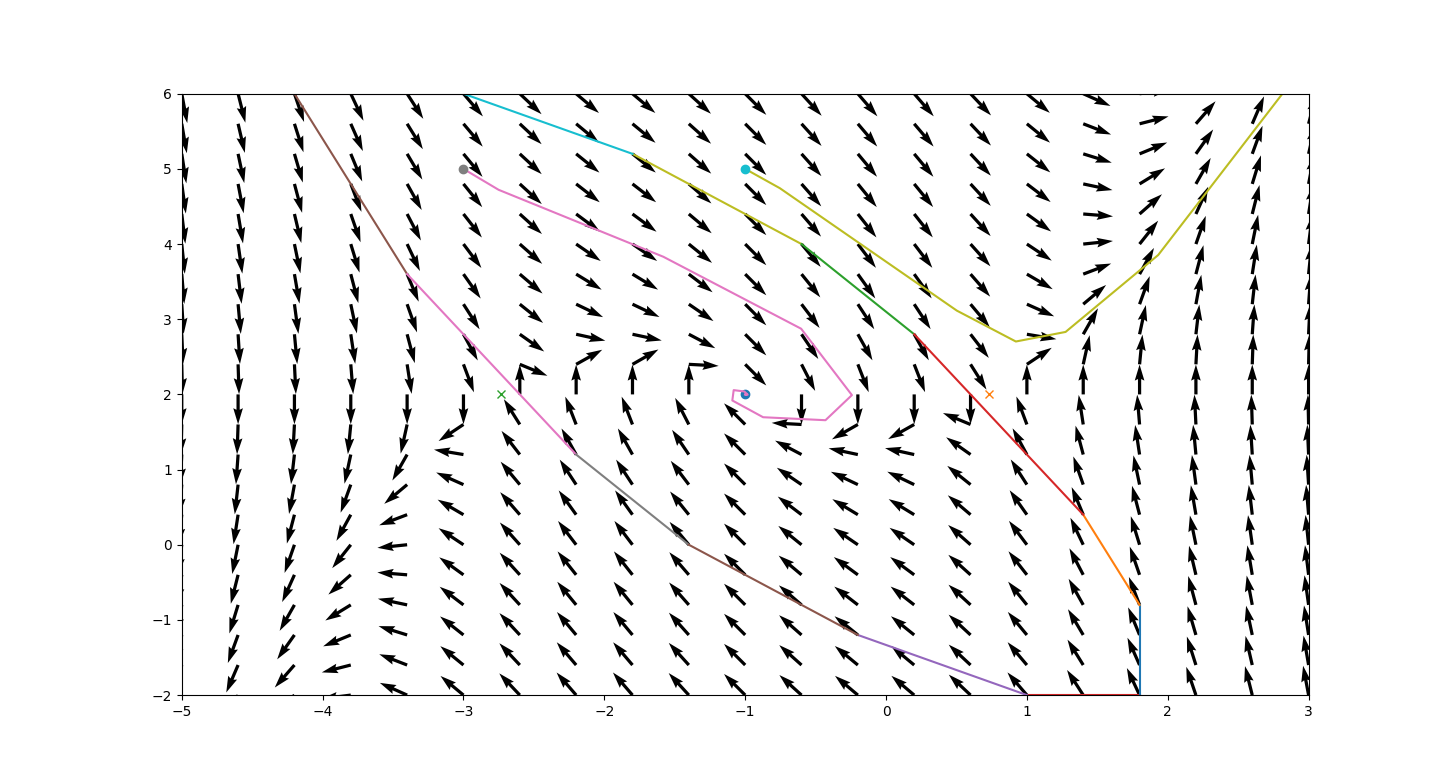

Write the Python code that produced this figure.
# HW1 Problem 5

import numpy as np
import matplotlib.pyplot as plt

# Part C: Plot 2D phase portrait of the system

stable_equilibrium = [-1, 2]

x1_range = [stable_equilibrium[0] - 4, stable_equilibrium[0] + 4]
x2_range = [stable_equilibrium[1] - 4, stable_equilibrium[1] + 4]
x1 = np.linspace(x1_range[0], x1_range[1], 21)
x2 = np.linspace(x2_range[0], x2_range[1], 21)
X1, X2 = np.meshgrid(x1, x2)

x1_dot = X2 - 2
x2_dot = -X1 - X2 + (1/3)*(X1 + 1)**3 + 1

magnitude = np.sqrt(x1_dot**2 + x2_dot**2)
x1_dir = np.divide(x1_dot, magnitude, out=np.zeros_like(x1_dot), where=magnitude != 0)
x2_dir = np.divide(x2_dot, magnitude, out=np.zeros_like(x2_dot), where=magnitude != 0)

plt.quiver(X1, X2, x1_dir, x2_dir)

#plt.quiver(X1, X2, x1_dot, x2_dot)
plt.plot(-1, 2, 'o')
plt.plot(-1 + np.sqrt(3), 2, 'x')
plt.plot(-1 - np.sqrt(3), 2, 'x')

# Part D: Overlay an approximation for the boundary of the region of attration for
# the stable equilibrium point

from scipy.spatial import ConvexHull
from scipy.integrate import solve_ivp

stable_equilibrium = np.array([-1, 2])
tolerance = 1e-3

def f(t, x):
    x1 = x[0]
    x2 = x[1]

    x1_dot = x2 - 2
    x2_dot = -x1 - x2 + (1/3)*(x1 + 1)**3 + 1

    return [x1_dot, x2_dot]

points = []

for i in range(X1.shape[0]):
    for j in range(X1.shape[1]):
        x0 = [X1[i, j], X2[i, j]]

        sol = solve_ivp(f, [0, 100], x0)

        if np.linalg.norm(sol.y[:, -1] - stable_equilibrium) < tolerance:
            points.append(x0)

points = np.array(points)
hull = ConvexHull(points)

for simplex in hull.simplices:
    plt.plot(points[simplex, 0],points[simplex, 1])

# Part E: Simulate the system for two initial conditions: one inside the region of
# attraction and one outside the region of attraction

x0_inside = [-3, 5]
x0_outside = [-1, 5]
t_span = (0,20)

sol_inside = solve_ivp(f, t_span, x0_inside)
sol_outside = solve_ivp(f, t_span, x0_outside)

plt.plot(sol_inside.y[0, :], sol_inside.y[1, :])
plt.plot(x0_inside[0], x0_inside[1], 'o')

plt.plot(sol_outside.y[0, :], sol_outside.y[1, :])
plt.plot(x0_outside[0], x0_outside[1], 'o')

plt.xlim(x1_range)
plt.ylim(x2_range)

plt.show()
